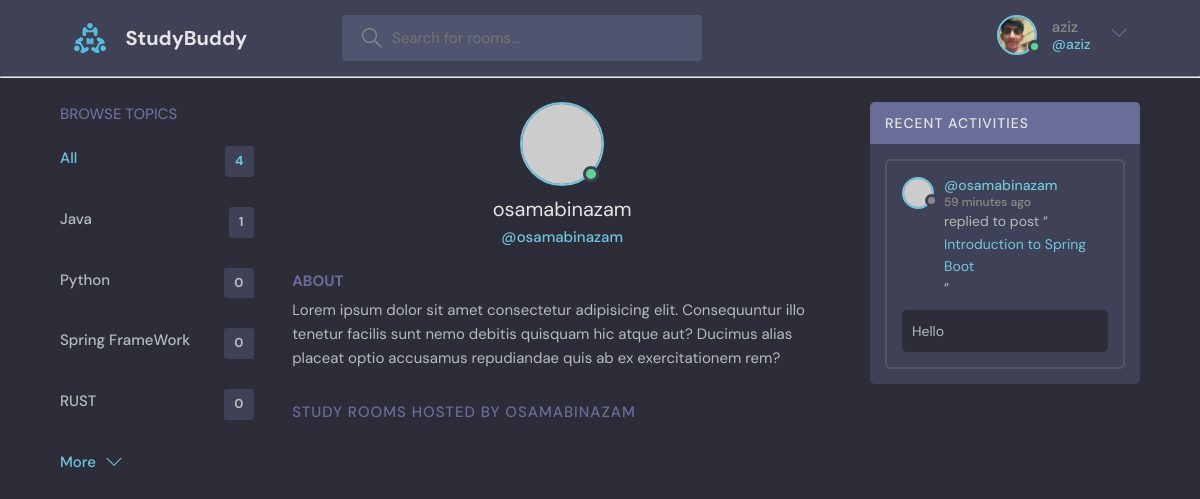
The page /profile/1/ (signed in) on the database its author committed.
### base/models.py (models this page shows, shortened)
class Topic (models.Model):
        name = models.CharField(max_length=200)

class Message(models.Model):
        user = models.ForeignKey(User, on_delete=models.CASCADE)
        room = models.ForeignKey(Room, on_delete=models.CASCADE)
        body = models.TextField()
        update=models.DateTimeField(auto_now=True)
        created = models.DateTimeField(auto_now_add=True)
        class Meta:
                ordering = ['-update', '-created']

class Room(models.Model ):
        host = models.ForeignKey(User, on_delete=models.SET_NULL , null=True)
        topic = models.ForeignKey(Topic, on_delete=models.SET_NULL , null=True)
        name = models.CharField(max_length=200)
        description = models.TextField(null=True, blank=True)
        participants = models.ManyToManyField(User, related_name='participants', blank=True)
        update=models.DateTimeField(auto_now=True)
        created = models.DateTimeField(auto_now_add=True)
        class Meta:
                ordering = ['-update', '-created']             # ordering in Descending Order

### base/views.py (the view)
# urls.py: path("profile/<str:pk>/", views.userProfile, name ="user-profile"),
def userProfile(request, pk):
    user = User.objects.get(id=pk)
    rooms = user.room_set.all()
    room_messages = user.message_set.all()
    topics = Topic.objects.all()
    context ={'user':user, 'rooms':rooms, 'room_messages':room_messages,'topics':topics}
    return render(request, 'base/profile_component.html' , context)

### base/templates/base/profile_component.html (shortened to what this page needs)
{% load static %}
{% include 'main.html' %}
{% block content %}
  <main class="profile-page layout layout--3">
    <div class="container">
      {% include 'base/topic_component.html' %}
      <div class="roomList">
        <div class="profile">
          <div class="profile__avatar">
            <div class="avatar avatar--large active">
              <img src="https://randomuser.me/api/portraits/men/11.jpg" />
            </div>
          </div>
          <div class="profile__info">
            <h3>{{user.username}}</h3>
            <p>@{{user.username}}</p>
          </div>
          <div class="profile__about">
            <h3>About</h3>
            <p>
              Lorem ipsum dolor sit amet consectetur adipisicing elit. Consequuntur illo tenetur
              facilis sunt nemo debitis quisquam hic atque aut? Ducimus alias placeat optio
              accusamus repudiandae quis ab ex exercitationem rem?
            </p>
          </div>
        </div>
        <div class="roomList__header">
          <div>
            <h2>Study Rooms Hosted by {{user.username}}</a>
            </h2>
          </div>
        </div>
      </div>
       {% include 'base/activity_component.html' %}
    </div>
  </main>
{%endblock content%}

### templates/navbar.html (shortened to what this page needs)
{% load static %}
<header class="header header--loggedIn">
    <div class="container">
      <a href="{% url 'home' %}" class="header__logo">
        <img src=" {% static 'images/logo.svg'%} " />
        <h1>StudyBuddy</h1>
      </a>
      <form class="header__search" method="GET" action="{% url 'home'%}">
        <label>
          <input type="text" name="q" placeholder="Search for rooms..." />
        </label>
      </form>
      <nav class="header__menu">
        {% if request.user.is_authenticated %}
        <div class="header__user">
          <a href="{% url 'update-user' %}">
            <div class="avatar avatar--medium active">
              <img src=" {% static 'images/Osamasprofile.jpg' %} " />
            </div>
            <p>{{request.user.username}} <span>@{{request.user.username}}</span></p>
          </a>
          <button class="dropdown-button">
            <svg version="1.1" xmlns="http://www.w3.org/2000/svg" width="32" height="32" viewBox="0 0 32 32">
              <title>chevron-down</title>
              <path d="M16 21l-13-13h-3l16 16 16-16h-3l-13 13z"></path>
            </svg>
          </button>
        </div>
        {% else %}
         <a href="{% url 'login' %}">
          <img src="{% static '/images/avatar.svg' %}" />
          <p>Login</p>
        </a>
        {% endif %}
      </nav>
    </div>
  </header>
    <hr>

### base/templates/base/topic_component.html
<div class="topics">
    <div class="topics__header">
      <h2>Browse Topics</h2>
    </div>
    <ul class="topics__list">
      <li>
        <a href="{% url 'home' %}" class="active">All <span>{{topics.count}}</span></a>
      </li>
      {% for topic in topics %}
      <li>
        <a href="{% url 'home'%}?q={{topic.name}}">{{topic.name}} <span>{{topic.room_set.all.count}}</span></a>
      </li>
      {% endfor %}
    </ul>
    <a class="btn btn--link" href="topics.html">
      More
      <svg version="1.1" xmlns="http://www.w3.org/2000/svg" width="32" height="32" viewBox="0 0 32 32">
        <title>chevron-down</title>
        <path d="M16 21l-13-13h-3l16 16 16-16h-3l-13 13z"></path>
      </svg>
    </a>
  </div>

### base/templates/base/activity_component.html (shortened to what this page needs)
<div class="activities">
    <div class="activities__header">
      <h2>Recent Activities</h2>
    </div>
    {% for message in room_messages %}
    <div class="activities__box">
      <div class="activities__boxHeader roomListRoom__header">
        <a href="{% url 'user-profile' message.user.id %}" class="roomListRoom__author">
          <div class="avatar avatar--small">
            <img src="https://randomuser.me/api/portraits/women/11.jpg" />
          </div>
          <p>
            @{{message.user}}
            <span>{{message.created|timesince}} ago</span>
          </p>
        </a>
      </div>
      <div class="activities__boxContent">
        <p>replied to post “<a href="{% url 'room' message.room.id %}">{{message.room.name}}</a>”</p>
        <div class="activities__boxRoomContent">
          {{message.body}}
        </div>
      </div>
    </div>
    {% endfor %}
  </div>

### rows shown on the page
Topic: name "Java", room_set.all.count "1"
Topic: name "Python", room_set.all.count "0"
Topic: name "Spring FrameWork", room_set.all.count "0"
Topic: name "RUST", room_set.all.count "0"
Message: user "osamabinazam", created "59 minutes", room.name "Introduction to Spring Boot", body "Hello"

### other values the page prints
{{ request.user.username }} "aziz"
{{ topics.count }} "4"
{{ user.username }} "osamabinazam"
{{ user.username }} "OSAMABINAZAM"
